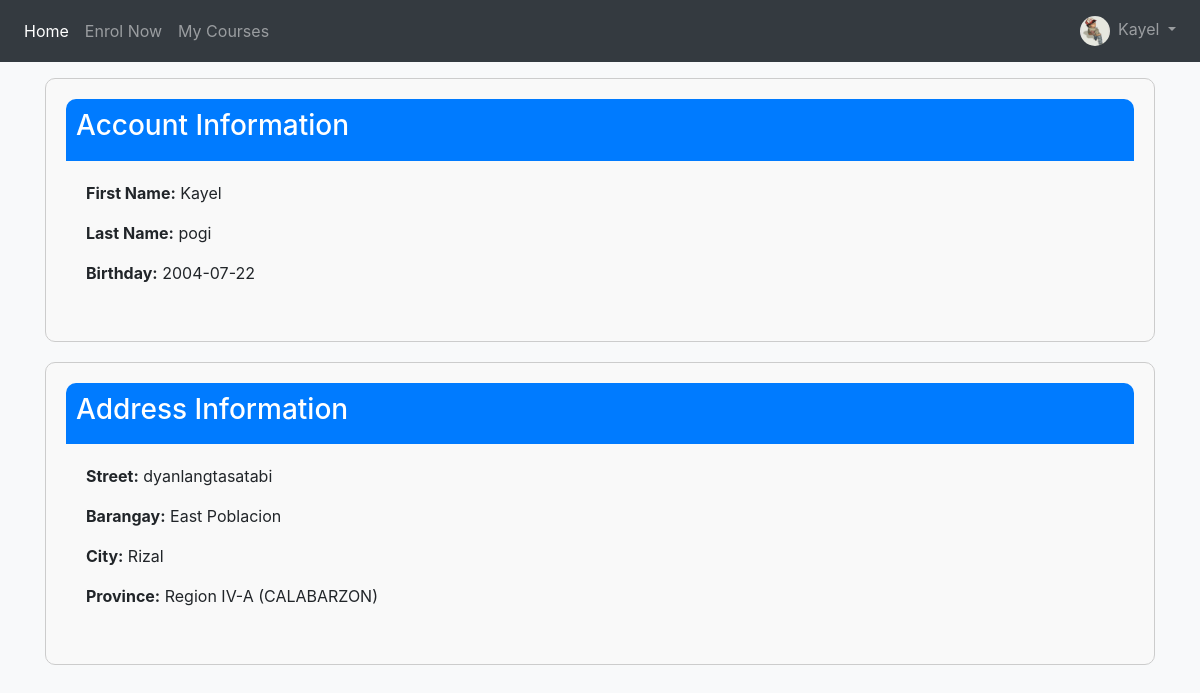
Page /user_account.php (signed in) on the committed database.
### tables this page shows
CREATE TABLE `user_address` (
  `user_add_id` int(11) NOT NULL,
  `UserID` int(11) NOT NULL,
  `user_add_street` varchar(255) DEFAULT NULL,
  `user_add_barangay` varchar(255) DEFAULT NULL,
  `user_add_city` varchar(255) DEFAULT NULL,
  `user_add_province` varchar(255) DEFAULT NULL
);

CREATE TABLE `users` (
  `UserID` int(11) NOT NULL,
  `Username` varchar(255) DEFAULT NULL,
  `user_email` varchar(255) NOT NULL,
  `Pass_word` varchar(255) DEFAULT NULL,
  `firstname` varchar(255) NOT NULL,
  `lastname` varchar(255) NOT NULL,
  `birthday` date DEFAULT NULL,
  `sex` varchar(255) NOT NULL,
  `user_profile_picture` varchar(255) NOT NULL,
  `account_type` int(11) NOT NULL
);

### Classes/database.php (called while the page is built, shortened)
<?php
class database
{
 function opencon(){
return new PDO ('mysql:host=localhost;dbname=loginmethod','root', '');
}
          function viewdata($id){
              try{
                  $con = $this->opencon();
                  $query = $con->prepare("SELECT users.UserID, users.firstname, users.lastname, users.birthday, users.sex,
                  users.Username, users.Pass_word,users.user_profile_picture, user_address.user_add_street,
                   user_address.user_add_barangay, user_address.user_add_city, user_address.user_add_province
                   FROM users INNER JOIN user_address ON users.UserID = user_address.UserID WHERE users.UserID = ? ");
                  $query->execute([$id]);
                  return $query->fetch();
              } catch (PDOException $e) {
                return [];
              }
          }
        }
         ?>

### user_account.php (the view, shortened to what this page needs)
<?php
require_once('classes/database.php');
?>
<!DOCTYPE html>
<html lang="en">
<head>
  <link rel="stylesheet" href="./bootstrap-5.3.3-dist/css/bootstrap.css">
  <link href="https://stackpath.bootstrapcdn.com/bootstrap/4.5.2/css/bootstrap.min.css" rel="stylesheet">
  <link rel="stylesheet" href="https://cdnjs.cloudflare.com/ajax/libs/font-awesome/5.15.4/css/all.min.css">
  <link rel="stylesheet" href="includes/style.css?v=<?php echo time(); ?>">
  <link rel="stylesheet" href="https://cdnjs.cloudflare.com/ajax/libs/font-awesome/6.0.0-beta3/css/all.min.css">
</head>
 <body>
<?php include('includes/user_navbar.php'); ?>
<div class="container my-3">
  <div class="row">
    <div class="col-md-12">
      <div class="profile-info">
        <div class="info-header">
          <h3>Account Information</h3>
        </div>
        <div class="info-body">
          <p><strong>First Name:</strong> <?php echo $data['firstname']; ?></p>
          <p><strong>Last Name:</strong> <?php echo $data['lastname']; ?></p>
          <p><strong>Birthday:</strong>  <?php echo $data['birthday']; ?></p>
        </div>
      </div>
    </div>
    </div>
    <div class="row">
    <div class="col-md-12">
      <div class="address-info">
        <div class="info-header">
          <h3>Address Information</h3>
        </div>
        <div class="info-body">
          <p><strong>Street:</strong>  <?php echo $data['user_add_street']; ?> </p>
          <p><strong>Barangay:</strong> <?php echo $data['user_add_barangay']; ?></p>
          <p><strong>City:</strong> <?php echo $data['user_add_city']; ?></p>
          <p><strong>Province:</strong> <?php echo $data['user_add_province']; ?></p>
        </div>
      </div>
    </div>
  </div>
  </div>
</body>
</html>

### includes/user_navbar.php (shortened to what this page needs)
<?php
$current_page = basename($_SERVER['PHP_SELF']);
require_once('classes/database.php');
$con = new Database();
$id = $_SESSION['UserID'];
$data = $con->viewdata($id);
?>
<nav class="navbar navbar-expand-lg navbar-dark bg-dark">
  <div class="collapse navbar-collapse" id="navbarTogglerDemo02">
    <ul class="navbar-nav mr-auto mt-2 mt-lg-0">
      <li class="nav-item <?php echo ($current_page == 'user_account.php') ? 'active' : ''; ?>">
        <a class="nav-link" href="user_account.php">Home<span class="sr-only">(current)</span></a>
      </li>
      <li class="nav-item <?php echo ($current_page == 'enrolphp.php') ? 'active' : ''; ?>">
        <a class="nav-link" href="enrol.php">Enrol Now</a>
      </li>
      <li class="nav-item <?php echo ($current_page == 'enrolled_courses.php') ? 'active' : ''; ?>">
        <a class="nav-link" href="enrolled_courses.php">My Courses</a>
      </li>
    </ul>
  </div>
  <div class="collapse navbar-collapse" id="navbarTogglerDemo02">
    <ul class="navbar-nav ml-auto">
      <li class="nav-item dropdown">
        <a class="nav-link dropdown-toggle" href="#" id="navbarDropdownMenuLink" role="button" data-toggle="dropdown" aria-haspopup="true" aria-expanded="false">
          <img src="<?php echo $data['user_profile_picture']; ?>" width="30" height="30" class="rounded-circle mr-1"  alt="Profile Picture"> <?php echo $_SESSION['username']; ?>
        </a>
      </li>
    </ul>
  </div>
</nav>

### includes/style.css (style rules this page uses)
body { background-color: #f8f9fa; }

### user_account.php (style rules this page uses)
.profile-info, .address-info { padding: 20px; border: 1px solid #ccc; border-radius: 10px; background-color: #f9f9f9; margin-bottom: 20px; }
.info-header { background-color: #007bff; color: white; padding: 10px; border-radius: 10px 10px 0 0; }
.info-body { padding: 20px; }

### rows in the picture
user_address: UserID.user_profile_picture (picture), UserID.firstname "Kayel", UserID.lastname "pogi", UserID.birthday "2004-07-22", user_add_street "dyanlangtasatabi", user_add_barangay "East Poblacion", user_add_city "Rizal", user_add_province "Region IV-A (CALABARZON)"

### other values in the picture
$_SESSION['username'] "Kayel"
